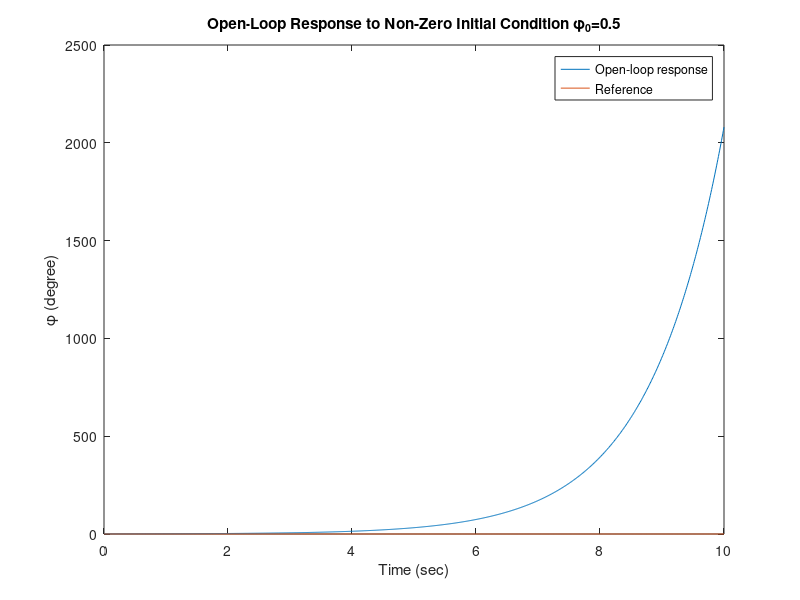

The MATLAB source for this figure: (Note: this script raises an error after producing the figure.)
%% Settings

close all
clear all
% Reference angle
r = 1;
% Initial condition in degree
% phi_0 = r + 1.5;
phi_0 = 0.5;
% Velocity in meters per second
V = 1.0;
% Example for Mercedes Benz CLC S204 AMG (see picture) in meters
L1 = 2.715;
L2 = 1.169;
L3 = 1.2;

%% Model
% It can easily be seen that the system is unstable since the eigenvalue of
% A is A which is positve
A = V/L3;
B = V/L1*(1+L2/L3);

% I am not sure about the output. Maybe eq. (19) can be seen as output
% equation -> like this it is not really correct. The initial condition
% phi_0 is needed
C = 1;
D = 0;

%% Calculate open-Loop Response to Non-Zero Initial Condition

% Time in seconds
t = 0:0.01:10;
u = zeros(size(t))*r;

sys = ss(A,B,C,0);

% Calculate open-Loop Response to Non-Zero Initial Condition
[y,t,x] = lsim(sys,u,t,phi_0);
figure
plot(t,y)
hold on
plot(t,u)

% Plot the response
str_num = num2str(phi_0);
str = strcat('Open-Loop Response to Non-Zero Initial Condition \phi_0=', str_num);
title(str)
xlabel('Time (sec)')
ylabel('\phi (degree)')
legend('Open-loop response', 'Reference')
hold off

% Write matrices to txt files
dlmwrite('time_OL.txt',t);
dlmwrite('y_OL.txt',y);
dlmwrite('u_OL.txt',u');

%% Calculate Closed-Loop Response to Non-Zero Initial Condition
% http://ctms.engin.umich.edu/CTMS/index.php?example=Introduction&section=ControlStateSpace
t = 0:0.01:10;
% u = ones(size(t))*r;
% u = test(length(t),r);
u = quer(t);

% TODO: Find a suitable method to compute a gain 
K = place(A,B,-0.73);
sys_cl = ss(A-B*K,B,C,0);
Nbar = rscale(sys,K);
[y_cl,t,x_cl] = lsim(sys_cl,Nbar*u,t,phi_0);

figure
plot(t,y_cl)
hold on
plot(t,u)
str = strcat('Closed-Loop Response to Non-Zero Initial Condition \phi_0=', str_num);
% Attention: Just for this case
% axis([0 2 4.5 7])
title(str)
xlabel('Time (sec)')
ylabel('\phi (degree)')
legend('Closed-loop response', 'Reference')
hold off

% Write matrices to txt files
dlmwrite('time_CL.txt',t);
dlmwrite('y_CL.txt',y_cl);
dlmwrite('u_CL.txt',u');

% Compress ti zip file
zip('data_archive.zip',{'time_OL.txt','time_CL.txt','y_OL.txt','y_CL.txt','u_OL.txt','u_CL.txt'});